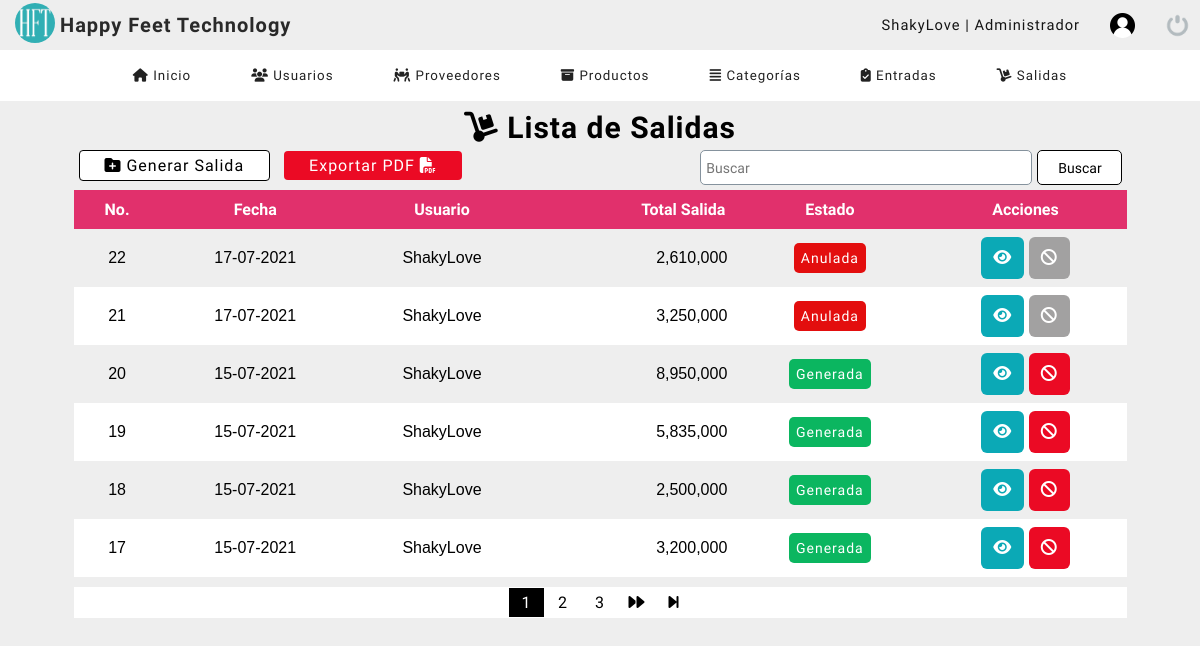
The page /dashboard/listar_salidas.php (signed in) on the database its author committed.
### tables this page shows
CREATE TABLE `salida` (
  `id_salida` int(11) NOT NULL,
  `fecha_salida` datetime NOT NULL DEFAULT current_timestamp(),
  `usuario` int(11) NOT NULL,
  `total_salida` int(11) NOT NULL,
  `estatus` int(11) NOT NULL DEFAULT 1
);

CREATE TABLE `usuarios` (
  `codigo` int(11) NOT NULL,
  `nombre` varchar(50) DEFAULT NULL,
  `correo` varchar(50) DEFAULT NULL,
  `usuario` varchar(50) DEFAULT NULL,
  `contraseña` varchar(50) DEFAULT NULL,
  `rol` int(11) DEFAULT NULL,
  `estatus` int(11) NOT NULL DEFAULT 1
);

### dashboard/listar_salidas.php (the view, shortened to what this page needs)
<?php
    include "../bd/conn.php";
?>
<!DOCTYPE html>
<html lang="en">
<head>
	<?php include "includes/scripts.php"; ?>
</head>
<body>
	<?php include "includes/header.php" ?>
    <section id="container">
        <div class="tabla-usuario">
            <h1><i class="fas fa-dolly"></i> Lista de Salidas</h1>
            <div class="botones">
                <div class="botones-2">
                    <a href="nueva_venta.php" class="btn-nuevo"><i class="fas fa-folder-plus"></i> Generar Salida</a>
                    <a href="pdf_proveedor.php" class="btn-info">Exportar PDF <i class="fas fa-file-pdf"></i></a>
                        <form action="buscar_venta.php" method="get" class="form-search">
                            <input type="text" name="busqueda" id="busqueda" placeholder="Buscar" class="barra-search">
                            <input type="submit" value="Buscar" class="btn-search">
                        </form>
                </div>
            </div>
            <div class="table">
                <table class="table-salidas">
                    <tr>
                        <th class="titulo-pro">No.</th>
                        <th class="titulo-pro">Fecha</th>
                        <th class="titulo-pro">Usuario</th>
                        <th style="text-align: end;">Total Salida</th>
                        <th class="titulo-pro">Estado</th>
                        <th class="titulo-pro">Acciones</th>
                    </tr>
                    <?php
                        $sql_registe = mysqli_query($conn, "SELECT COUNT(*) as total_registro FROM salida WHERE estatus != 10");
                        $row_registe = mysqli_fetch_array($sql_registe);
                        $total_registro = $row_registe['total_registro'];
                        $por_pagina = 6;
                        if(empty($_GET['pagina'])){
                            $pagina = 1;
                        }else{
                            $pagina = $_GET['pagina'];
                        }
                        $desde = ($pagina - 1 ) * $por_pagina;
                        $total_paginas = ceil($total_registro / $por_pagina);
                        $query = mysqli_query($conn, "SELECT s.id_salida, s.fecha_salida, s.estatus, u.usuario, FORMAT(s.total_salida,0) as total_salida
                                                                FROM salida s
                                                                INNER JOIN usuarios u ON s.usuario = u.codigo
                                                                WHERE s.estatus != 10 ORDER BY s.id_salida DESC LIMIT $desde, $por_pagina");
                        $resltado = mysqli_num_rows($query);
                        if($resltado > 0){
                            while($row = mysqli_fetch_array($query)){
                                $formato = 'Y-m-d H:i:s';
                                $fecha = DateTime::createFromFormat($formato, $row['fecha_salida']);
                                if($row['estatus'] == 1){
                                    $estado = '<span style="background: #0bb660; padding: 7px; color: white; border-radius: 5px;" class=""pagada">Generada</span>';
                                }else{
                                    $estado = '<span style="background: #E30E0E; padding: 7px; color: white; border-radius: 5px;" class=""anulada">Anulada</span>';
                                }
                    ?>
                            <?php
                            $clase = 0;
                            if($_SESSION['rol'] == 1){
                                $clase = 1;
                            }else{
                                $clase = 1;
                            }
                            ?>
                                <tr class="rol-<?php echo $clase ?>" id="row_<?php echo $row['id_salida']; ?>">
                                <td class="titulo-pro"><?php echo $row['id_salida']; ?></td>
                                <td class="titulo-pro"><?php echo $fecha->format('d-m-Y'); ?></td>
                                <td class="titulo-pro"><?php echo $row['usuario']; ?></td>
                                <td style="text-align: end;"><?php echo $row['total_salida']; ?></td>
                                <td class="titulo-pro"><?php echo $estado; ?></td>
                                <td class="acc titulo-pro">
                                <?php if($row['estatus'] == 1){ ?>
                                    <a class="link_edit" href="ver_salida.php?id_sal=<?php echo $row['id_salida']; ?>">
                                        <i class="fas fa-eye"></i>
                                    </a>
                                <?php }else{ ?>
                                    <a class="link_edit" href="ver_salida_anulada.php?id_sal=<?php echo $row['id_salida']; ?>">
                                        <i class="fas fa-eye"></i>
                                    </a>
                                <?php } ?>
                                <?php  if($row['estatus'] == 1){ ?>
                                    <a class="link_delete" href="eliminar_salida.php?id_sal=<?php echo $row['id_salida']; ?>">
                                        <i class="fas fa-ban"></i>
                                    </a>
                                <?php }else{ ?>
                                    <a style="background: #A2A1A1" class="link_delete inactive">
                                        <i class="fas fa-ban"></i>
                                    </a>
                                <?php } ?>
                                <?php } ?>
                                </td>
                                <?php } ?>
                            </tr>
                </table>
            </div>
            <div class="paginador_pr">
                <div class="paginador">
                        <ul>
                    <?php
                        for ($i=1; $i <= $total_paginas; $i++){
                            if($i == $pagina){
                                echo '<li class="pageSelected">'.$i.'</li>';
                            }else{
                                echo '<li><a href="?pagina='.$i.'">'.$i.'</a></li>';
                            }
                        }
                        if($pagina != $total_paginas){
                    ?>
                            <li><a href="?pagina=<?php echo $pagina + 1 ?>"><i class="fas fa-forward"></i></a></li>
                            <li><a href="?pagina=<?php echo $total_paginas ?>"><i class="fas fa-step-forward"></i></a></li>
                    <?php } ?>
                        </ul>
                </div>
            </div>
        </div>
    </section>
</body>
</html>

### dashboard/css/style.css (style rules this page uses)
* { margin: 0; padding: 0; box-sizing: border-box; }
body { background: #eeeeee; }
h1, h2, h3, h4, h5, h6 { font-family: 'Handlee'; letter-spacing: 1px; }
h1 { font-size: 20px; margin-right: auto; }
a { text-decoration: none; font-family: arial; letter-spacing: 1px; }
span { font-family: 'Baloo 2'; letter-spacing: 1px; font-size: 14px; line-height: 20px; }
#container { padding: 90px 15px 15px; height: 100%; }
form { background: white; margin: auto; padding: 20px 50px; border: 1px solid #d1d1d1; }
input,select { display: block; width: 100%; height: 35px; font-size: 14px; padding: 5px; border: 1px solid #85929d; border-radius: 5px; }
.tabla-usuario { margin-top: 10px; }
.tabla-usuario h1 { color: black; text-align: center; font-size: 30px; font-family: 'Baloo 2'; margin-top: 20px; }
.tabla-usuario .botones { display: flex; justify-content: center; }
.botones-2 { width: 90%; }
.tabla-usuario .btn-nuevo { display: inline-block; background: white; color: black; border-radius: 4px; margin: 5px; padding: 5px 25px; font-family: 'Baloo 2'; border: 1px solid black; }
.tabla-usuario .btn-info { display: inline-block; background: #eb0a24; color: white; border-radius: 4px; margin: 5px; padding: 5px 25px; font-family: 'Baloo 2'; }
.table { display: flex; justify-content: center; }
table { border-collapse: collapse; font-size: 12pt; width: 90%; justify-content: center; }
th { font-family: 'Baloo 2'; text-align: start; padding: 10px; background: rgb(94, 94, 94); color: white; }
table tr:nth-child(odd) { background: white; }
table .rol-1 td { font-family: Arial, Helvetica, sans-serif; padding: 8px; }
.link_edit { display: inline-block; background: #0BA9B6; color: white; border-radius: 6px; padding: 12px; }
.link_delete { display: inline-block; background: #eb0a24; color: white; border-radius: 6px; padding: 12px; }
.paginador_pr { display: flex; justify-content: center; width: 100%; margin-top: 10px; }
.paginador { width: 90%; display: flex; justify-content: center; border: none; background: #FFF; }
.paginador ul { padding: 0; list-style: none; background: #FFF; margin-top: 0; display: -webkit-flex; display: -moz-flex; display: -ms-flex; display: -o-flex; display: inline-flex; }
.paginador a, .pageSelected { color: rgb(0, 0, 0); border: none; display: inline-block; font-size: 20; text-align: center; width: 35px; margin: 1px; padding: 5px; font-family: 'Baloo 2'; }
.pageSelected { color: white; background: black; }
.form-search { display: -webkit-flex; display: -moz-flex; display: -ms-flex; display: -o-flex; display: flex; float: right; background: #ededed; padding: 0; width: 40%; margin: 5px; border: none; }
.form-search .btn-search { background: white; color: black; border: 1px solid black; padding: 0 20px; cursor: pointer; width: 20%; margin-left: 5px; display: inline-block; font-family: 'Baloo 2'; }
.form-search .barra-search { background: rgb(255, 255, 255); font-family: 'Baloo 2'; }
.titulo-pro { text-align: center; }
.table table th { background: #E1306C; }

### rows shown on the page
salida: id_salida "22", fecha_salida "17-07-2021", usuario.usuario "ShakyLove", total_salida "2,610,000", estatus "Anulada"
salida: id_salida "21", fecha_salida "17-07-2021", usuario.usuario "ShakyLove", total_salida "3,250,000", estatus "Anulada"
salida: id_salida "20", fecha_salida "15-07-2021", usuario.usuario "ShakyLove", total_salida "8,950,000", estatus "Generada"
salida: id_salida "19", fecha_salida "15-07-2021", usuario.usuario "ShakyLove", total_salida "5,835,000", estatus "Generada"
salida: id_salida "18", fecha_salida "15-07-2021", usuario.usuario "ShakyLove", total_salida "2,500,000", estatus "Generada"
salida: id_salida "17", fecha_salida "15-07-2021", usuario.usuario "ShakyLove", total_salida "3,200,000", estatus "Generada"

### other values the page prints
$_SESSION['user'] "ShakyLove"
